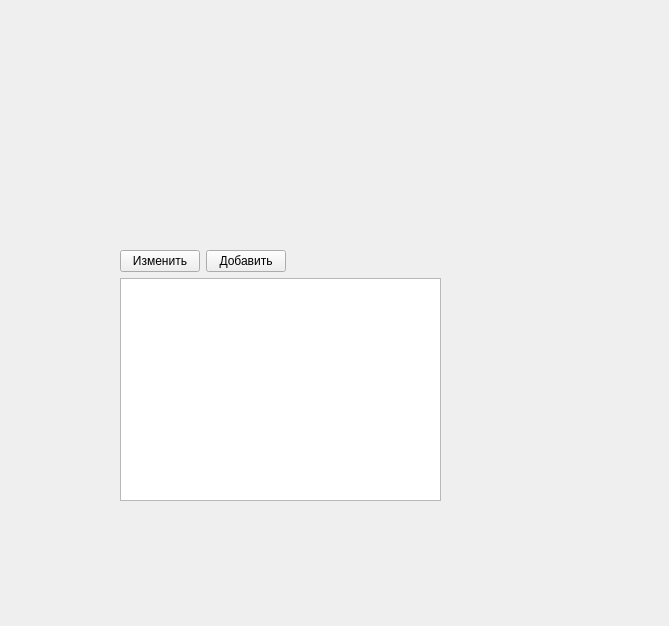
<?xml version="1.0" encoding="UTF-8"?>
<ui version="4.0">
 <class>Form</class>
 <widget class="QWidget" name="Form">
  <property name="geometry">
   <rect>
    <x>0</x>
    <y>0</y>
    <width>669</width>
    <height>626</height>
   </rect>
  </property>
  <property name="windowTitle">
   <string>Form</string>
  </property>
  <widget class="QWidget" name="verticalLayoutWidget">
   <property name="geometry">
    <rect>
     <x>120</x>
     <y>250</y>
     <width>321</width>
     <height>251</height>
    </rect>
   </property>
   <layout class="QVBoxLayout" name="verticalLayout">
    <item>
     <layout class="QHBoxLayout" name="horizontalLayout">
      <item>
       <widget class="QPushButton" name="pushButton_2">
        <property name="text">
         <string>Изменить</string>
        </property>
       </widget>
      </item>
      <item>
       <widget class="QPushButton" name="pushButton">
        <property name="text">
         <string>Добавить</string>
        </property>
       </widget>
      </item>
      <item>
       <spacer name="horizontalSpacer">
        <property name="orientation">
         <enum>Qt::Horizontal</enum>
        </property>
        <property name="sizeHint" stdset="0">
         <size>
          <width>40</width>
          <height>20</height>
         </size>
        </property>
       </spacer>
      </item>
     </layout>
    </item>
    <item>
     <widget class="QTableWidget" name="tableWidget"/>
    </item>
   </layout>
  </widget>
 </widget>
 <resources/>
 <connections/>
</ui>
